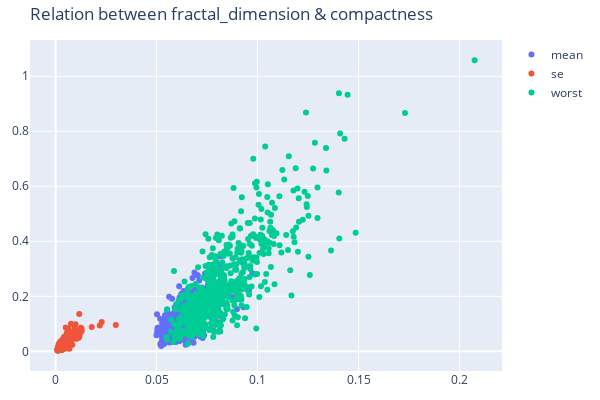

Notebook cell for this chart:
### Code cell
plot.scatter_feature_plot(df, "fractal_dimension", "compactness", "Relation between fractal_dimension & compactness", fields)

### Figure 1 — Plotly figure (JSON) as saved in the notebook; plotly's stock layout.template omitted (floating-point values rounded to 4 significant figures; data arrays with more than 128 entries replaced by an {"elided": "..."} marker saying what was removed)
{"data": [{"mode": "markers", "name": "mean", "type": "scatter", "x": {"elided": "569 float values"}, "y": {"elided": "569 float values"}}, {"mode": "markers", "name": "se", "type": "scatter", "x": {"elided": "569 float values"}, "y": {"elided": "569 float values"}}, {"mode": "markers", "name": "worst", "type": "scatter", "x": {"elided": "569 float values"}, "y": {"elided": "569 float values"}}], "layout": {"height": 400, "margin": {"b": 20, "l": 20, "r": 20, "t": 40}, "title": {"text": "Relation between fractal_dimension & compactness"}, "width": 600}}
